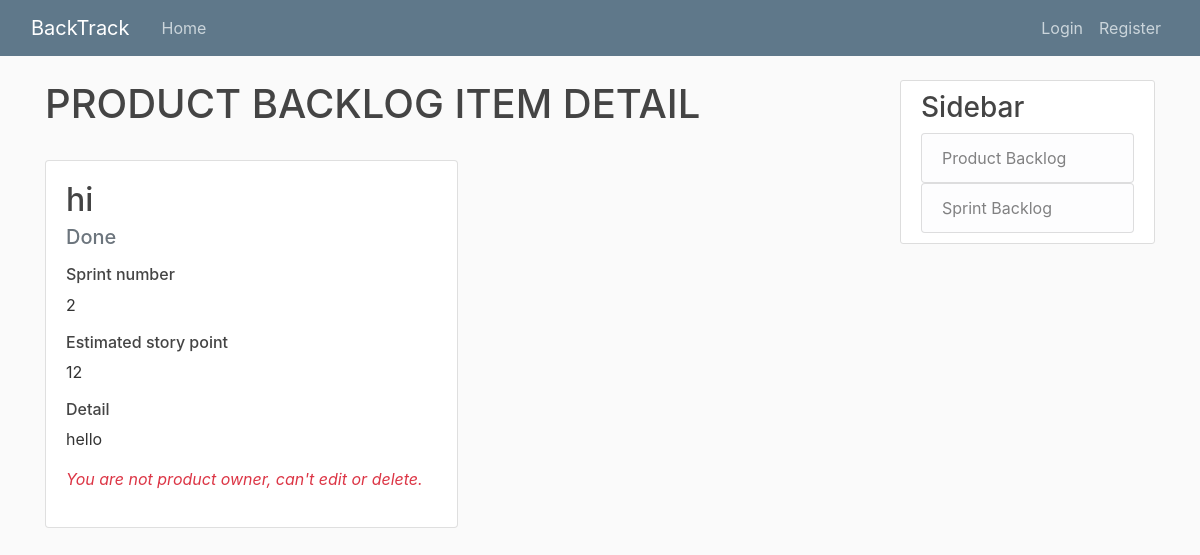
The page /porject1/3/ on the database its author committed.
### productBacklog/models.py (models this page shows, shortened)
class PBI(models.Model):
	priority = models.IntegerField()
	title = models.CharField(max_length=20)
	status_choice = [
		('To Do', 'To Do'),
		('Doing', 'Doing'),
		('Done', 'Done'),
		('Unfinished', 'Unfinished')
	]
	status = models.CharField(
		max_length = 20,
		choices = status_choice,
		default = 'To Do',
	)
	ESP = models.IntegerField("estimated story point")
	details = models.TextField()
	project = models.ForeignKey(Project, on_delete=models.CASCADE, blank=True, null=True, default=None)
	sprint = models.ManyToManyField(Sprint) # , blank=True, null=True, default=None)
	def editable(self):
		return not(self.status == 'Doing' or self.status == 'Done' or self.status == 'Unfinished')

### productBacklog/views.py (the view)
# urls.py: path('<int:pk>/', PBDetailView.as_view(), name='productBacklog-detail'),
class PBDetailView(DetailView):
	model = PBI
	template_name = 'productBacklog/detail.html'
	def dispatch(self, request, *args, **kwargs):
		self.project = get_object_or_404(Project, slug=kwargs['project'])
		self.pbi = get_object_or_404(PBI, pk=kwargs['pk'])
		return super().dispatch(request, *args, **kwargs)
	def get_context_data(self, **kwargs):
		context = super().get_context_data(**kwargs)
		context['project'] = self.project
		context['editable'] = self.pbi.editable()
		n = ''
		for i in self.pbi.sprint.all():
			n += i.title[-1]
			n += ", "
		if n == "":
			n = "N/A.."
		tmp = {"pbi": self.pbi,
			   "sprint_number": n[:-2]
			   }
		context['PBI'] = tmp
		return context

### templates/productBacklog/detail.html
{% extends "base_narrow.html" %}
{% block content %}
	<h1>PRODUCT BACKLOG ITEM DETAIL</h1>
	<br>
	<div class="card w-50">
		<div class="card-body">
    		<h2 class="card-title">{{ PBI.pbi.title }}</h2>
			<h5 class="card-subtitle text-muted mb-3">{{ PBI.pbi.status }}</h5>
    		<h6>Sprint number</h6>
			<p class="mb-3">{{ PBI.sprint_number }}</p>
    		<h6>Estimated story point</h6>
			<p class="mb-3">{{ PBI.pbi.ESP }}</p>
    		<h6>Detail</h6>
			<p class="mb-3" style="text-align: justify;">{{ PBI.pbi.details }}</p>
			<div class="toolbar">
			{%if user.position == '1' %}
				{% if editable %}
		    		<a class= "btn btn-outline-info" role="button" href="{% url 'productBacklog-update' project.slug PBI.pbi.pk%}">Edit</a>
					<a class="btn btn-outline-danger" role="button" href="{% url 'productBacklog-delete' project.slug PBI.pbi.pk%}">Delete</a>
				{% else %}
					<p class="text-danger font-italic">This Product Backlog Item is not editable. </p>
				{% endif %}
			{%else%}
					<p class="text-danger font-italic">You are not product owner, can't edit or delete. </p>
			{%endif%}
			</div>
		</div>
	</div>
{% endblock content %}

### productBacklog/static/PBI/main.css (style rules this page uses)
body { background: #fafafa; color: #333333; margin-top: 5rem; }
h1, h2, h3, h4, h5, h6 { color: #444444; }

### rows shown on the page
PBI: pbi "hi", pbi.status "Done", pbi.ESP "12", pbi.details "hello"

### other values the page prints
{{ PBI.sprint_number }} "2"
